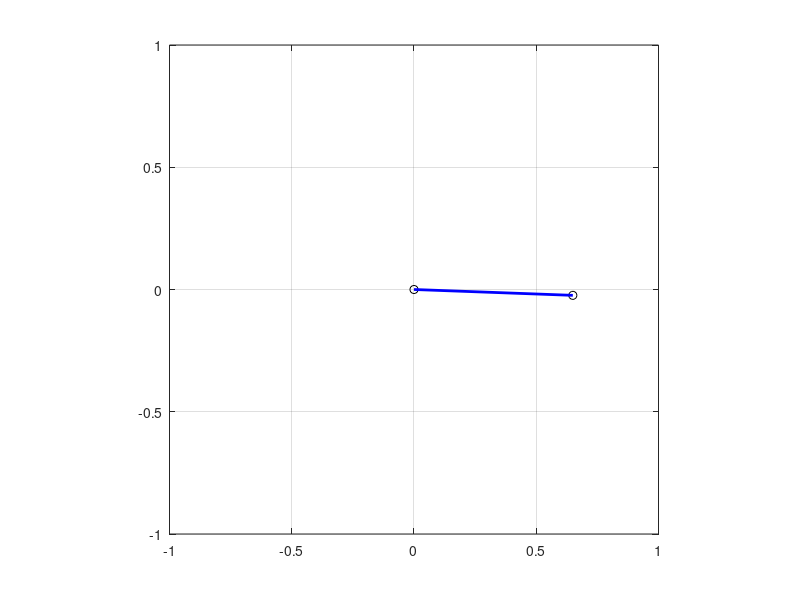
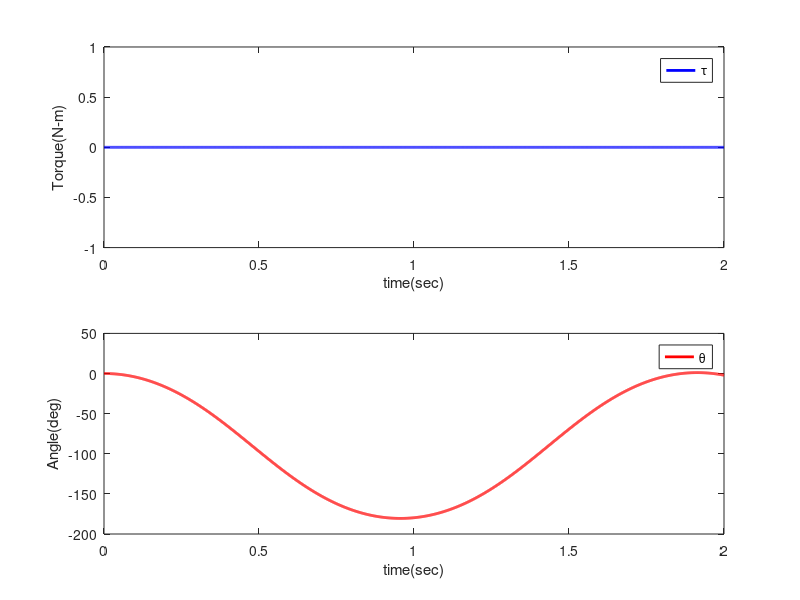
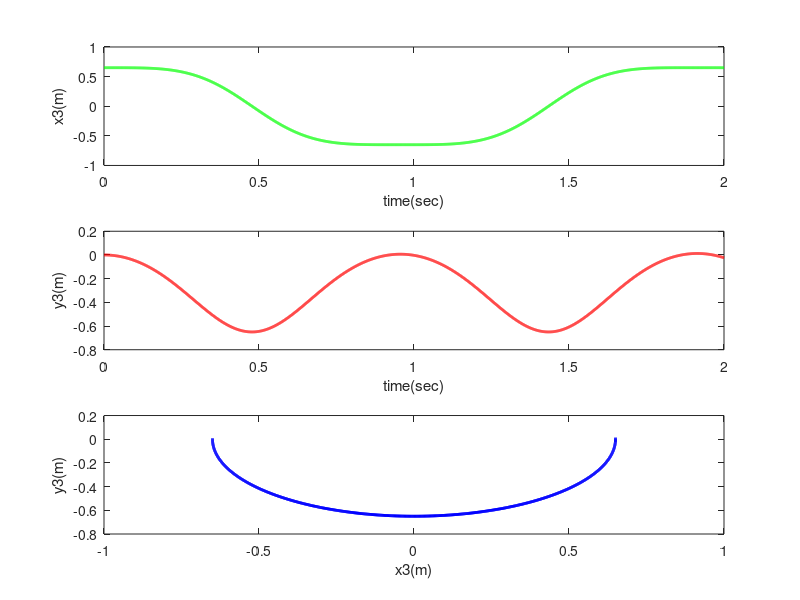

Write MATLAB code to recreate these figures, in order.
%% Robotics MATLAB
% Author: Won Bin Choi (B4)
% E-mail: dc07650@naver.com
% Organization: Sogang University(Korea, Republic of), Mechanical Engineering
% Date: September 2, 2021
close all; clear; clc;

%% Variable Initilization
Tfinal = 2;    % Time range (sec)
T = 0.001;      % Sampling time (sec)
t = 0:T:Tfinal; % Time
N = length(t);   % Number of data
% Physical Properties
L = 0.65; % Length of arm
M = 0.0;  % Mass of arm
m = 2.0;  % Mass of end effector
g = 9.81; % Gravitational acceleration
% Generalized Coordinates
ddth = zeros(N,1);  % Angular Acceleration
dth = zeros(N,1);   % Angular Velocity
th = zeros(N,1);    % Angular Position
% Initial Conditions
th(1) = 0;

%% Force Generation
tau = zeros(N,1);
for k = 1:N
%     tau(k) = cos((2*pi/1) * T * k); % Force Function
    tau(k) = 0; % Natural System
%     tau(k) = m * g * L; % Gravity Compensation
end

%% Inverse Dynamics
for k = 1:N-1
    ddth(k) = (tau(k) - (M/2 + m) * g * L * cos(th(k))) / ((M/3 + m)*power(L,2));
    dth(k+1) = dth(k) + T * ddth(k);    % 1 Step - Forward Linear Integration
    th(k+1) = th(k) + T * dth(k);
end

%% Forward Kinematics
x=zeros(N,2); y=zeros(N,2); % Initialization
for k=1:N
    x(k,1) = 0;
    y(k,1) = 0;
    x(k,2) =  L * cos(th(k,1));
    y(k,2) =  L * sin(th(k,1));
end

%% Simulator
figure('color','w');
frame = 10;
for k = 1:frame:N
    plot(x(k,1),y(k,1),'ko'); hold on; % Joint 1
    plot(x(k,2),y(k,2),'ko'); hold on; % Joint 2
    plot([x(k,1) x(k,2)],[y(k,1) y(k,2)],'b','linewidth',2); hold on; % Link 1
    axis([-1 1 -1 1])                         % Axis X, Y
    set(gca,'DataAspectRatio',[1 1 1])
    grid on;
    drawnow;
    hold off;
end
figure('color','w');
subplot(211); % Graphs of end point
plot(t,tau,'b','linewidth',2); hold on;
legend('\tau')
ylabel('Torque(N-m)'); xlabel('time(sec)')
subplot(212); % Graphs of joint angle
plot(t,th(:,1)*180/pi,'r','linewidth',2); hold on;
legend('\theta')
ylabel('Angle(deg)'); xlabel('time(sec)')
figure('color','w');
subplot(311); % Graphs of end point
plot(t,x(:,2),'g','linewidth',2); hold on;
ylabel('x3(m)'); xlabel('time(sec)')
subplot(312); % Graphs of joint angle
plot(t,y(:,2),'r','linewidth',2); hold on;
ylabel('y3(m)'); xlabel('time(sec)')
subplot(313); % Graphs of joint angle
plot(x(:,2),y(:,2),'b','linewidth',2); hold on;
ylabel('y3(m)'); xlabel('x3(m)')